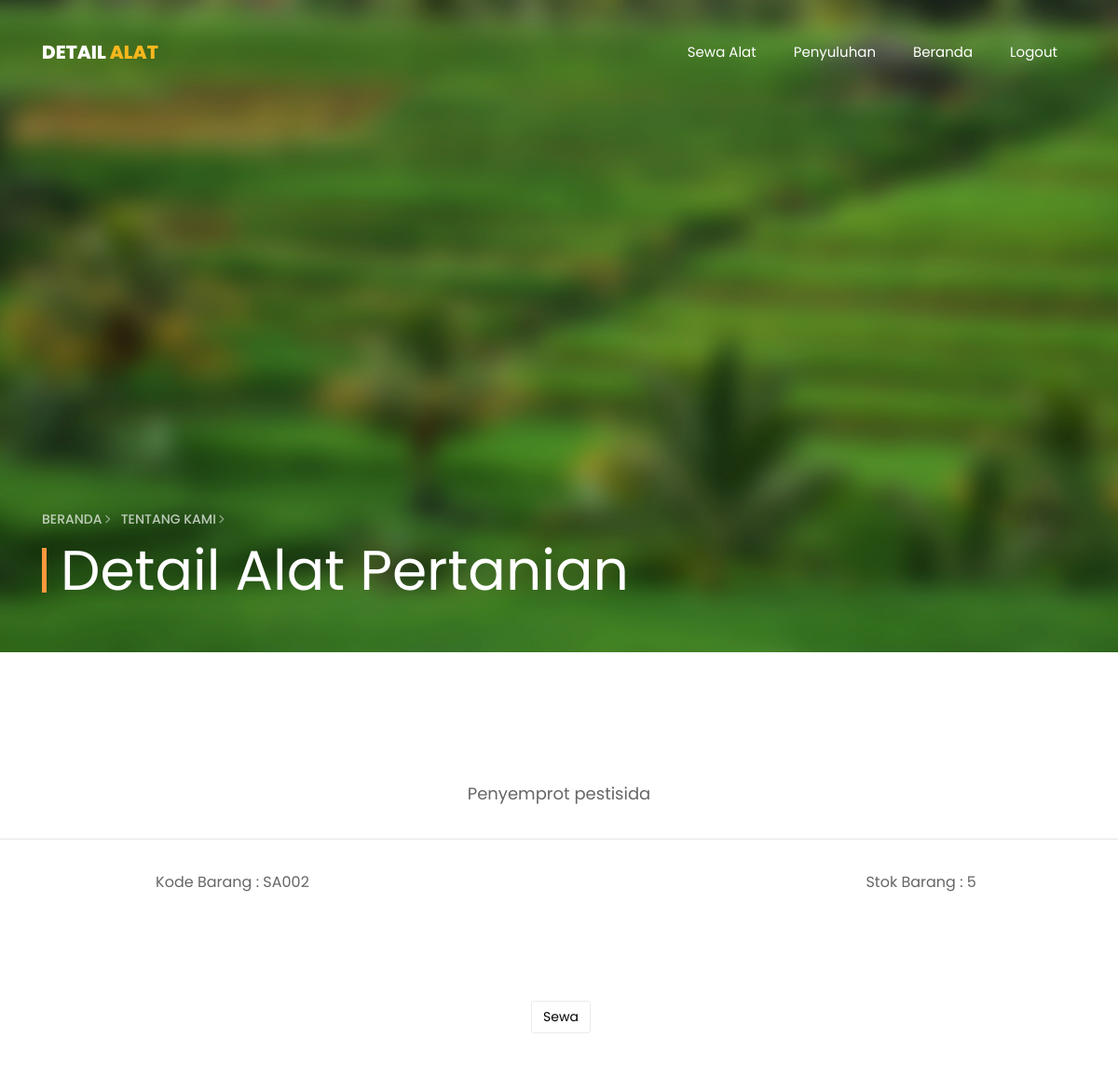
The app's page /sewaalat/detailbarang.php?id=SA002 (upper part), older data.
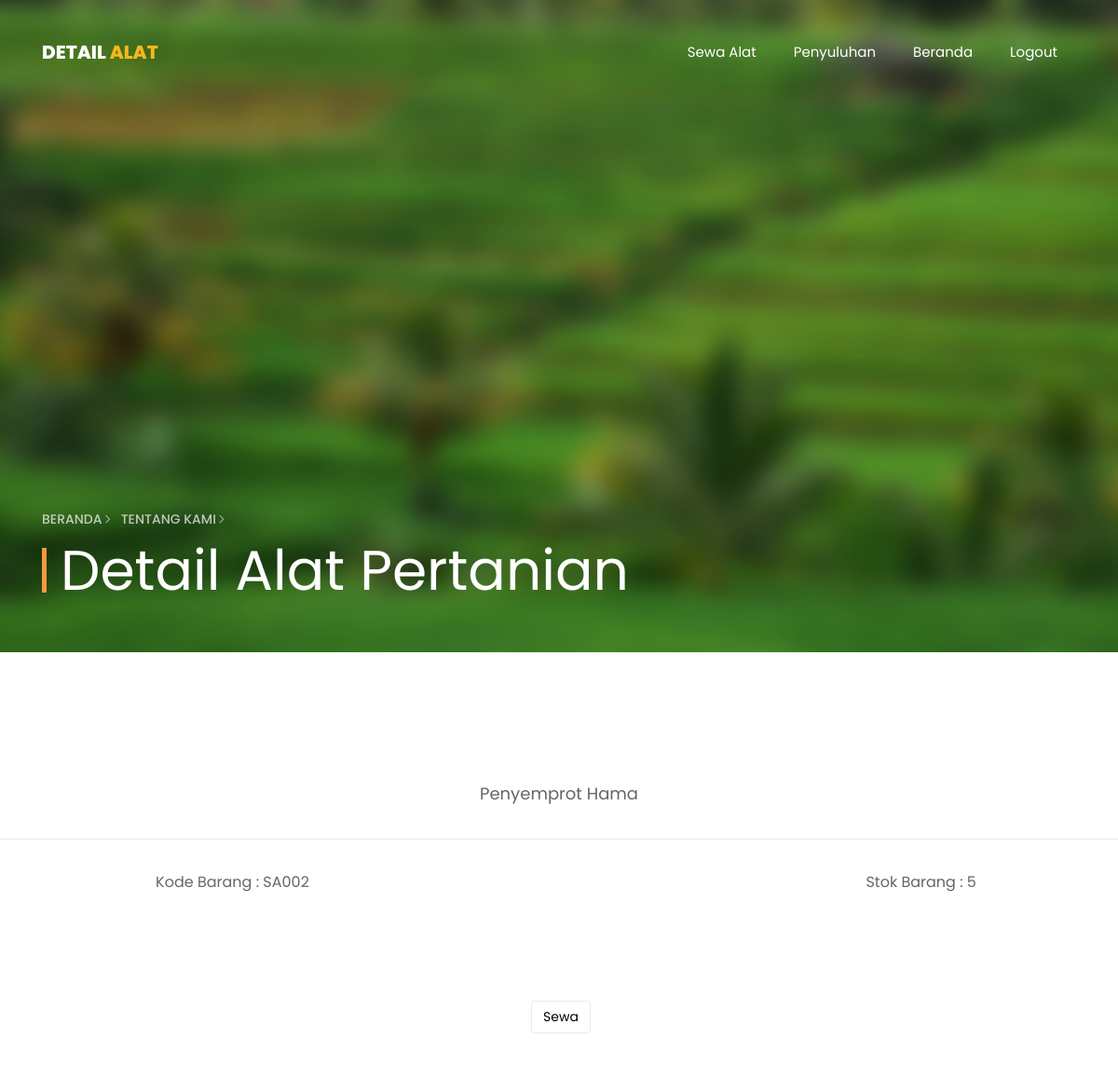
The same page, newer data.
### tables this page shows
CREATE TABLE `barang` (
  `id_barang` varchar(5) NOT NULL,
  `nama_barang` varchar(20) NOT NULL,
  `stok` int(11) NOT NULL,
  `tanggal_sewa` date NOT NULL
);

### sewaalat/detailbarang.php (the view, shortened to what this page needs)
<?php
  require_once '../koneksi.php';
?>
<!DOCTYPE html>
<html lang="en">
  <head>
    <link rel="stylesheet" href="css/open-iconic-bootstrap.min.css">
    <link rel="stylesheet" href="css/animate.css">
    <link rel="stylesheet" href="css/owl.carousel.min.css">
    <link rel="stylesheet" href="css/owl.theme.default.min.css">
    <link rel="stylesheet" href="css/magnific-popup.css">
    <link rel="stylesheet" href="css/aos.css">
    <link rel="stylesheet" href="css/ionicons.min.css">
    <link rel="stylesheet" href="css/bootstrap-datepicker.css">
    <link rel="stylesheet" href="css/jquery.timepicker.css">
    <link rel="stylesheet" href="css/flaticon.css">
    <link rel="stylesheet" href="css/icomoon.css">
    <link rel="stylesheet" href="css/style.css">
  </head>
  <body>
	  <nav class="navbar navbar-expand-lg navbar-dark ftco_navbar bg-dark ftco-navbar-light" id="ftco-navbar">
	    <div class="container">
	      <a class="navbar-brand" href="">Detail <span>Alat</span></a>
	      <div class="collapse navbar-collapse" id="ftco-nav">
	        <ul class="navbar-nav ml-auto">
	          <li class="nav-item"><a href="sewa.php" class="nav-link">Sewa Alat</a></li>
            <li class="nav-item"><a href="../penyuluhan/indexpenyuluhan.php" class="nav-link">Penyuluhan</a></li>
            <li class="nav-item"><a href="../index.php" class="nav-link">Beranda</a></li>
            <li class="nav-item"><a href="../logout.php" class="nav-link">Logout</a></li>
	        </ul>
	      </div>
	    </div>
	  </nav>
    <section class="hero-wrap hero-wrap-2 js-fullheight" style="background-image: url('images/sawah.jpg');" data-stellar-background-ratio="0.5">
      <div class="overlay"></div>
      <div class="container">
        <div class="row no-gutters slider-text js-fullheight align-items-end justify-content-start">
          <div class="col-md-9 ftco-animate pb-5">
          	<p class="breadcrumbs"><span class="mr-2"><a href="../index.php">Beranda <i class="ion-ios-arrow-forward"></i></a></span> <span><a href="../about.php">Tentang Kami <i class="ion-ios-arrow-forward"></i></a></span></p>
            <h1 class="mb-3 bread">Detail Alat Pertanian</h1>
          </div>
        </div>
      </div>
    </section>
    <section class="ftco-section ftco-alat-details">
      <?php if (isset($_GET['id'])): ?>
      <?php
        $id = $_GET['id'];
        $result = mysqli_query($host,"SELECT * FROM barang WHERE id_barang = '$id'");
      ?>
      <?php while ($data = mysqli_fetch_assoc($result)) { ?>
      	<div class="row">
      		<div class="col-md-12 pills">
						<div class="bd-example bd-example-tabs">
							<div class="d-flex justify-content-center">
							  <ul class="nav nav-pills mb-3" id="pills-tab" role="tablist">
							    <li class="nav-item">
							      <p><?= $data['nama_barang']; ?></p>
							    </li>
							  </ul>
							</div>
						  <div class="tab-content" id="pills-tabContent">
						    <div class="tab-pane fade show active" id="pills-description" role="tabpanel" aria-labelledby="pills-description-tab">
                  <div class="row block-9 justify-content-center mb-5">
          <div class="col-md-8 mb-md-5">
						      <p>Kode Barang : <?= $data['id_barang']; ?></p>
						    </div>
                <div class="form-group">
                <p>Stok Barang : <?= $data['stok']; ?></p>
                </div>
            </div>
            <center><div><a href="formsewa.php?id=<?= $data['id_barang']; ?>" class="btn btn-black btn-outline-black ml-1">Sewa</a>
            </div>
          </center>
          </div>
						  </div>
						</div>
		      </div>
				</div>
      <?php } ?>
      <?php endif ?>
    </section>
  </body>
</html>

Row changes from the older to the newer data that the page shows:
changed barang "SA002": nama_barang "Penyemprot pestisida" → "Penyemprot Hama"
